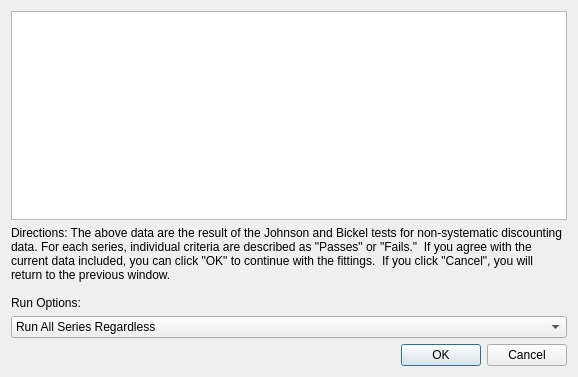
<?xml version="1.0" encoding="UTF-8"?>
<ui version="4.0">
 <class>SystematicChekDialog</class>
 <widget class="QDialog" name="SystematicChekDialog">
  <property name="geometry">
   <rect>
    <x>0</x>
    <y>0</y>
    <width>578</width>
    <height>377</height>
   </rect>
  </property>
  <property name="windowTitle">
   <string>Johnson Bickel Test</string>
  </property>
  <layout class="QVBoxLayout" name="verticalLayout">
   <property name="sizeConstraint">
    <enum>QLayout::SetDefaultConstraint</enum>
   </property>
   <item>
    <widget class="QTableWidget" name="tableWidget">
     <property name="sizePolicy">
      <sizepolicy hsizetype="Preferred" vsizetype="Expanding">
       <horstretch>0</horstretch>
       <verstretch>0</verstretch>
      </sizepolicy>
     </property>
     <property name="horizontalScrollBarPolicy">
      <enum>Qt::ScrollBarAlwaysOff</enum>
     </property>
     <property name="sizeAdjustPolicy">
      <enum>QAbstractScrollArea::AdjustIgnored</enum>
     </property>
     <property name="columnCount">
      <number>0</number>
     </property>
    </widget>
   </item>
   <item>
    <widget class="QLabel" name="label">
     <property name="text">
      <string>Directions: The above data are the result of the Johnson and Bickel tests for non-systematic discounting data. For each series, individual criteria are described as &quot;Passes&quot; or &quot;Fails.&quot;  If you agree with the current data included, you can click &quot;OK&quot; to continue with the fittings.  If you click &quot;Cancel&quot;, you will return to the previous window.

Run Options:</string>
     </property>
     <property name="wordWrap">
      <bool>true</bool>
     </property>
    </widget>
   </item>
   <item>
    <widget class="QComboBox" name="comboBox">
     <property name="currentIndex">
      <number>0</number>
     </property>
     <item>
      <property name="text">
       <string>Run All Series Regardless</string>
      </property>
     </item>
     <item>
      <property name="text">
       <string>Run All Passing Series</string>
      </property>
     </item>
     <item>
      <property name="text">
       <string>Run Selected Only</string>
      </property>
     </item>
    </widget>
   </item>
   <item>
    <widget class="QDialogButtonBox" name="buttonBox">
     <property name="orientation">
      <enum>Qt::Horizontal</enum>
     </property>
     <property name="standardButtons">
      <set>QDialogButtonBox::Cancel|QDialogButtonBox::Ok</set>
     </property>
    </widget>
   </item>
  </layout>
 </widget>
 <resources/>
 <connections>
  <connection>
   <sender>buttonBox</sender>
   <signal>accepted()</signal>
   <receiver>SystematicChekDialog</receiver>
   <slot>accept()</slot>
   <hints>
    <hint type="sourcelabel">
     <x>248</x>
     <y>254</y>
    </hint>
    <hint type="destinationlabel">
     <x>157</x>
     <y>274</y>
    </hint>
   </hints>
  </connection>
  <connection>
   <sender>buttonBox</sender>
   <signal>rejected()</signal>
   <receiver>SystematicChekDialog</receiver>
   <slot>reject()</slot>
   <hints>
    <hint type="sourcelabel">
     <x>316</x>
     <y>260</y>
    </hint>
    <hint type="destinationlabel">
     <x>286</x>
     <y>274</y>
    </hint>
   </hints>
  </connection>
 </connections>
</ui>
